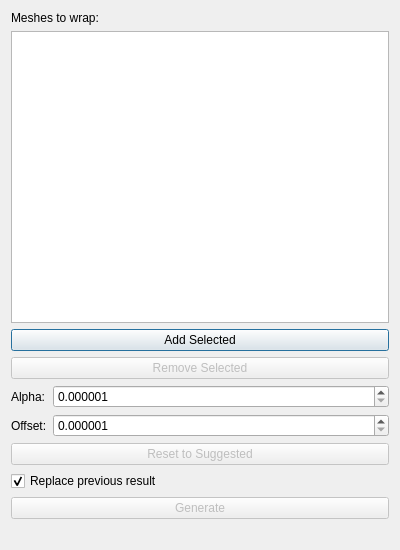
<?xml version="1.0" encoding="UTF-8"?>
<ui version="4.0">
 <class>ShrinkWrapDialog</class>
 <widget class="QDialog" name="ShrinkWrapDialog">
  <property name="geometry">
   <rect>
    <x>0</x>
    <y>0</y>
    <width>400</width>
    <height>550</height>
   </rect>
  </property>
  <property name="windowTitle">
   <string>Shrink Wrap</string>
  </property>
  <layout class="QVBoxLayout" name="verticalLayout">
   <item>
    <widget class="QLabel" name="meshListLabel">
     <property name="text">
      <string>Meshes to wrap:</string>
     </property>
    </widget>
   </item>
   <item>
    <widget class="QListWidget" name="meshList">
     <property name="selectionMode">
      <enum>QAbstractItemView::SelectionMode::ExtendedSelection</enum>
     </property>
    </widget>
   </item>
   <item>
    <layout class="QVBoxLayout" name="listButtonColumn">
     <item>
      <widget class="QPushButton" name="addSelectedButton">
       <property name="text">
        <string>Add Selected</string>
       </property>
      </widget>
     </item>
     <item>
      <widget class="QPushButton" name="removeSelectedButton">
       <property name="enabled">
        <bool>false</bool>
       </property>
       <property name="text">
        <string>Remove Selected</string>
       </property>
      </widget>
     </item>
    </layout>
   </item>
   <item>
    <layout class="QFormLayout" name="toleranceForm">
     <item row="0" column="0">
      <widget class="QLabel" name="alphaLabel">
       <property name="text">
        <string>Alpha:</string>
       </property>
      </widget>
     </item>
     <item row="0" column="1">
      <widget class="QDoubleSpinBox" name="alphaSpin">
       <property name="decimals">
        <number>6</number>
       </property>
       <property name="minimum">
        <double>0.000001000000000</double>
       </property>
       <property name="maximum">
        <double>1000000.000000000000000</double>
       </property>
       <property name="singleStep">
        <double>0.010000000000000</double>
       </property>
      </widget>
     </item>
     <item row="1" column="0">
      <widget class="QLabel" name="offsetLabel">
       <property name="text">
        <string>Offset:</string>
       </property>
      </widget>
     </item>
     <item row="1" column="1">
      <widget class="QDoubleSpinBox" name="offsetSpin">
       <property name="decimals">
        <number>6</number>
       </property>
       <property name="minimum">
        <double>0.000001000000000</double>
       </property>
       <property name="maximum">
        <double>1000000.000000000000000</double>
       </property>
       <property name="singleStep">
        <double>0.001000000000000</double>
       </property>
      </widget>
     </item>
    </layout>
   </item>
   <item>
    <widget class="QPushButton" name="resetToleranceButton">
     <property name="enabled">
      <bool>false</bool>
     </property>
     <property name="text">
      <string>Reset to Suggested</string>
     </property>
    </widget>
   </item>
   <item>
    <widget class="QCheckBox" name="replacePreviousCheckBox">
     <property name="text">
      <string>Replace previous result</string>
     </property>
     <property name="checked">
      <bool>true</bool>
     </property>
    </widget>
   </item>
   <item>
    <widget class="QPushButton" name="generateButton">
     <property name="enabled">
      <bool>false</bool>
     </property>
     <property name="text">
      <string>Generate</string>
     </property>
    </widget>
   </item>
   <item>
    <widget class="QLabel" name="statusLabel">
     <property name="text">
      <string/>
     </property>
     <property name="wordWrap">
      <bool>true</bool>
     </property>
    </widget>
   </item>
  </layout>
 </widget>
 <resources/>
 <connections/>
</ui>
